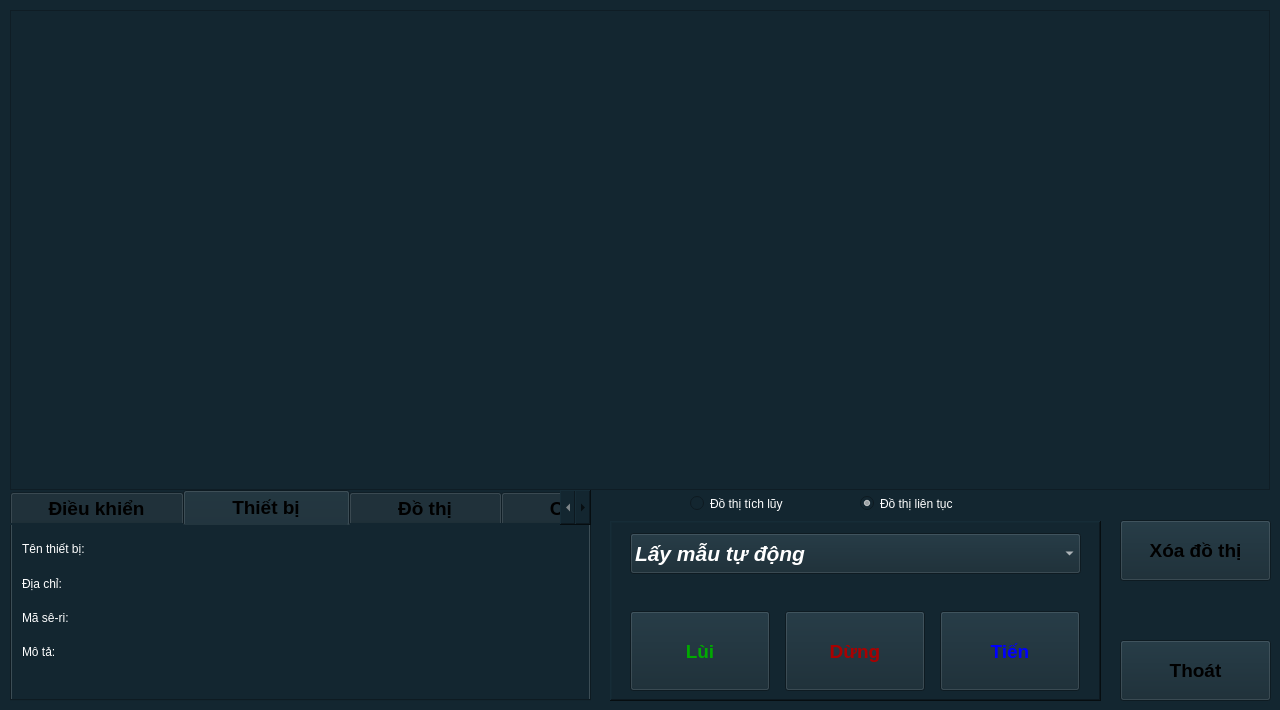
<?xml version="1.0" encoding="UTF-8"?>
<ui version="4.0">
 <class>Module_MOD0020</class>
 <widget class="QWidget" name="Module_MOD0020">
  <property name="geometry">
   <rect>
    <x>0</x>
    <y>0</y>
    <width>1280</width>
    <height>710</height>
   </rect>
  </property>
  <property name="windowIcon">
   <iconset resource="../image.qrc">
    <normaloff>:/image/TST0020_Icon.jpg</normaloff>:/image/TST0020_Icon.jpg</iconset>
  </property>
  <property name="styleSheet">
   <string notr="true">background-color: #132630;</string>
  </property>
  <widget class="QFrame" name="frame_Chart">
   <property name="geometry">
    <rect>
     <x>10</x>
     <y>10</y>
     <width>1260</width>
     <height>480</height>
    </rect>
   </property>
   <property name="frameShape">
    <enum>QFrame::StyledPanel</enum>
   </property>
   <property name="frameShadow">
    <enum>QFrame::Raised</enum>
   </property>
  </widget>
  <widget class="QPushButton" name="pushButton_ClearChart">
   <property name="geometry">
    <rect>
     <x>1120</x>
     <y>520</y>
     <width>151</width>
     <height>61</height>
    </rect>
   </property>
   <property name="font">
    <font>
     <pointsize>14</pointsize>
     <weight>75</weight>
     <bold>true</bold>
    </font>
   </property>
   <property name="text">
    <string>Xóa đồ thị</string>
   </property>
  </widget>
  <widget class="QTabWidget" name="tabWidget">
   <property name="geometry">
    <rect>
     <x>10</x>
     <y>490</y>
     <width>581</width>
     <height>211</height>
    </rect>
   </property>
   <property name="font">
    <font>
     <pointsize>14</pointsize>
     <weight>75</weight>
     <bold>true</bold>
    </font>
   </property>
   <property name="currentIndex">
    <number>1</number>
   </property>
   <widget class="QWidget" name="tab_Infor_2">
    <attribute name="title">
     <string>     Điều khiển     </string>
    </attribute>
    <widget class="QWidget" name="verticalLayoutWidget_6">
     <property name="geometry">
      <rect>
       <x>320</x>
       <y>10</y>
       <width>128</width>
       <height>92</height>
      </rect>
     </property>
     <layout class="QVBoxLayout" name="verticalLayout_6">
      <item>
       <widget class="QLabel" name="label_10">
        <property name="font">
         <font>
          <weight>75</weight>
          <bold>true</bold>
         </font>
        </property>
        <property name="styleSheet">
         <string notr="true">color: rgb(255, 255, 255);</string>
        </property>
        <property name="text">
         <string>Giá trị lớn nhất:</string>
        </property>
       </widget>
      </item>
      <item>
       <widget class="QLabel" name="label_14">
        <property name="font">
         <font>
          <weight>75</weight>
          <bold>true</bold>
         </font>
        </property>
        <property name="styleSheet">
         <string notr="true">color: rgb(255, 255, 255);</string>
        </property>
        <property name="text">
         <string>Giá trị trung bình:</string>
        </property>
       </widget>
      </item>
      <item>
       <widget class="QLabel" name="label_18">
        <property name="font">
         <font>
          <weight>75</weight>
          <bold>true</bold>
         </font>
        </property>
        <property name="styleSheet">
         <string notr="true">color: rgb(255, 255, 255);</string>
        </property>
        <property name="text">
         <string>Giá trị nhỏ nhất::</string>
        </property>
       </widget>
      </item>
     </layout>
    </widget>
    <widget class="QWidget" name="verticalLayoutWidget_7">
     <property name="geometry">
      <rect>
       <x>460</x>
       <y>10</y>
       <width>101</width>
       <height>92</height>
      </rect>
     </property>
     <layout class="QVBoxLayout" name="verticalLayout_7">
      <item>
       <widget class="QLabel" name="label_ValueMax_2">
        <property name="font">
         <font>
          <pointsize>14</pointsize>
          <weight>75</weight>
          <bold>true</bold>
         </font>
        </property>
        <property name="styleSheet">
         <string notr="true">color: rgb(170, 0, 0);</string>
        </property>
        <property name="text">
         <string>0</string>
        </property>
       </widget>
      </item>
      <item>
       <widget class="QLabel" name="label_ValueAvg_2">
        <property name="font">
         <font>
          <pointsize>14</pointsize>
          <weight>75</weight>
          <bold>true</bold>
         </font>
        </property>
        <property name="styleSheet">
         <string notr="true">color: rgb(255, 255, 255);</string>
        </property>
        <property name="text">
         <string>0</string>
        </property>
       </widget>
      </item>
      <item>
       <widget class="QLabel" name="label_ValueMin_2">
        <property name="font">
         <font>
          <pointsize>14</pointsize>
          <weight>75</weight>
          <bold>true</bold>
         </font>
        </property>
        <property name="styleSheet">
         <string notr="true">color: rgb(0, 170, 0);</string>
        </property>
        <property name="text">
         <string>0</string>
        </property>
       </widget>
      </item>
     </layout>
    </widget>
    <widget class="QLCDNumber" name="lcdNumber_Test">
     <property name="geometry">
      <rect>
       <x>20</x>
       <y>10</y>
       <width>281</width>
       <height>51</height>
      </rect>
     </property>
     <property name="styleSheet">
      <string notr="true">background-color: #132630;
color: rgb(255, 0, 0);</string>
     </property>
     <property name="frameShape">
      <enum>QFrame::WinPanel</enum>
     </property>
     <property name="lineWidth">
      <number>1</number>
     </property>
     <property name="smallDecimalPoint">
      <bool>false</bool>
     </property>
     <property name="digitCount">
      <number>7</number>
     </property>
     <property name="segmentStyle">
      <enum>QLCDNumber::Flat</enum>
     </property>
     <property name="value" stdset="0">
      <double>0.000000000000000</double>
     </property>
     <property name="intValue" stdset="0">
      <number>0</number>
     </property>
    </widget>
    <widget class="QPushButton" name="pushButton_Zero">
     <property name="geometry">
      <rect>
       <x>20</x>
       <y>110</y>
       <width>281</width>
       <height>51</height>
      </rect>
     </property>
     <property name="font">
      <font>
       <weight>75</weight>
       <bold>true</bold>
      </font>
     </property>
     <property name="text">
      <string>Thiết lập điểm 0 (Zero)</string>
     </property>
    </widget>
    <widget class="QLineEdit" name="lineEdit_RatioValue">
     <property name="geometry">
      <rect>
       <x>210</x>
       <y>70</y>
       <width>91</width>
       <height>30</height>
      </rect>
     </property>
     <property name="styleSheet">
      <string notr="true">background-color: rgb(255, 255, 255);</string>
     </property>
     <property name="text">
      <string>1</string>
     </property>
    </widget>
    <widget class="QLabel" name="label_11">
     <property name="geometry">
      <rect>
       <x>20</x>
       <y>70</y>
       <width>181</width>
       <height>26</height>
      </rect>
     </property>
     <property name="font">
      <font>
       <weight>75</weight>
       <bold>true</bold>
      </font>
     </property>
     <property name="styleSheet">
      <string notr="true">color: rgb(255, 255, 255);</string>
     </property>
     <property name="text">
      <string>Hệ số tỷ lệ (a) với  y = ax</string>
     </property>
    </widget>
   </widget>
   <widget class="QWidget" name="tab_4">
    <attribute name="title">
     <string>       Thiết bị       </string>
    </attribute>
    <widget class="QWidget" name="verticalLayoutWidget_8">
     <property name="geometry">
      <rect>
       <x>150</x>
       <y>10</y>
       <width>291</width>
       <height>101</height>
      </rect>
     </property>
     <layout class="QVBoxLayout" name="verticalLayout_8">
      <item>
       <widget class="QLabel" name="label_Name_2">
        <property name="styleSheet">
         <string notr="true">color: rgb(255, 255, 255);</string>
        </property>
        <property name="text">
         <string/>
        </property>
       </widget>
      </item>
      <item>
       <widget class="QLabel" name="label_Address_2">
        <property name="styleSheet">
         <string notr="true">color: rgb(255, 255, 255);</string>
        </property>
        <property name="text">
         <string/>
        </property>
       </widget>
      </item>
      <item>
       <widget class="QLabel" name="label_SerialNumber_2">
        <property name="styleSheet">
         <string notr="true">color: rgb(255, 255, 255);</string>
        </property>
        <property name="text">
         <string/>
        </property>
       </widget>
      </item>
     </layout>
    </widget>
    <widget class="QWidget" name="verticalLayoutWidget_9">
     <property name="geometry">
      <rect>
       <x>10</x>
       <y>10</y>
       <width>111</width>
       <height>131</height>
      </rect>
     </property>
     <layout class="QVBoxLayout" name="verticalLayout_9">
      <item>
       <widget class="QLabel" name="label_19">
        <property name="styleSheet">
         <string notr="true">color: rgb(255, 255, 255);</string>
        </property>
        <property name="text">
         <string>Tên thiết bị:</string>
        </property>
       </widget>
      </item>
      <item>
       <widget class="QLabel" name="label_20">
        <property name="styleSheet">
         <string notr="true">color: rgb(255, 255, 255);</string>
        </property>
        <property name="text">
         <string>Địa chỉ:</string>
        </property>
       </widget>
      </item>
      <item>
       <widget class="QLabel" name="label_21">
        <property name="styleSheet">
         <string notr="true">color: rgb(255, 255, 255);</string>
        </property>
        <property name="text">
         <string>Mã sê-ri:</string>
        </property>
       </widget>
      </item>
      <item>
       <widget class="QLabel" name="label_22">
        <property name="styleSheet">
         <string notr="true">color: rgb(255, 255, 255);</string>
        </property>
        <property name="text">
         <string>Mô tả:</string>
        </property>
       </widget>
      </item>
     </layout>
    </widget>
    <widget class="QWidget" name="verticalLayoutWidget_10">
     <property name="geometry">
      <rect>
       <x>150</x>
       <y>110</y>
       <width>291</width>
       <height>61</height>
      </rect>
     </property>
     <layout class="QVBoxLayout" name="verticalLayout_10">
      <item>
       <widget class="QLabel" name="label_Description_2">
        <property name="styleSheet">
         <string notr="true">color: rgb(255, 255, 255);</string>
        </property>
        <property name="text">
         <string/>
        </property>
        <property name="alignment">
         <set>Qt::AlignLeading|Qt::AlignLeft|Qt::AlignTop</set>
        </property>
       </widget>
      </item>
     </layout>
    </widget>
   </widget>
   <widget class="QWidget" name="tab_5">
    <attribute name="title">
     <string>       Đồ thị       </string>
    </attribute>
    <widget class="QLabel" name="label_23">
     <property name="geometry">
      <rect>
       <x>20</x>
       <y>10</y>
       <width>101</width>
       <height>22</height>
      </rect>
     </property>
     <property name="styleSheet">
      <string notr="true">color: rgb(255, 255, 255);</string>
     </property>
     <property name="text">
      <string>Trục Y - Thấp</string>
     </property>
    </widget>
    <widget class="QLabel" name="label_24">
     <property name="geometry">
      <rect>
       <x>150</x>
       <y>10</y>
       <width>91</width>
       <height>22</height>
      </rect>
     </property>
     <property name="styleSheet">
      <string notr="true">color: rgb(255, 255, 255);</string>
     </property>
     <property name="text">
      <string>Trục Y - Cao</string>
     </property>
    </widget>
    <widget class="QSpinBox" name="spinBox_AxisY_Range_Min_2">
     <property name="geometry">
      <rect>
       <x>20</x>
       <y>35</y>
       <width>91</width>
       <height>81</height>
      </rect>
     </property>
     <property name="styleSheet">
      <string notr="true">background-color: rgb(255, 255, 255);
color: rgb(0, 0, 0);</string>
     </property>
     <property name="minimum">
      <number>-9999999</number>
     </property>
     <property name="maximum">
      <number>9999999</number>
     </property>
     <property name="value">
      <number>-10</number>
     </property>
    </widget>
    <widget class="QSpinBox" name="spinBox_AxisY_Range_Max_2">
     <property name="geometry">
      <rect>
       <x>150</x>
       <y>35</y>
       <width>91</width>
       <height>81</height>
      </rect>
     </property>
     <property name="styleSheet">
      <string notr="true">background-color: rgb(255, 255, 255);
color: rgb(0, 0, 0);</string>
     </property>
     <property name="minimum">
      <number>-9999999</number>
     </property>
     <property name="maximum">
      <number>9999999</number>
     </property>
     <property name="value">
      <number>10</number>
     </property>
    </widget>
    <widget class="QLabel" name="label_25">
     <property name="geometry">
      <rect>
       <x>260</x>
       <y>10</y>
       <width>161</width>
       <height>22</height>
      </rect>
     </property>
     <property name="styleSheet">
      <string notr="true">color: rgb(255, 255, 255);</string>
     </property>
     <property name="text">
      <string>Số lượng mẫu (trục X):</string>
     </property>
    </widget>
    <widget class="QSpinBox" name="spinBox_AxitX_Range_Max_2">
     <property name="geometry">
      <rect>
       <x>280</x>
       <y>35</y>
       <width>111</width>
       <height>81</height>
      </rect>
     </property>
     <property name="styleSheet">
      <string notr="true">background-color: rgb(255, 255, 255);
color: rgb(0, 0, 0);</string>
     </property>
     <property name="minimum">
      <number>10</number>
     </property>
     <property name="maximum">
      <number>1000</number>
     </property>
     <property name="value">
      <number>100</number>
     </property>
    </widget>
    <widget class="QPushButton" name="pushButton_SetConfigChart_2">
     <property name="geometry">
      <rect>
       <x>20</x>
       <y>124</y>
       <width>371</width>
       <height>41</height>
      </rect>
     </property>
     <property name="font">
      <font>
       <weight>75</weight>
       <bold>true</bold>
      </font>
     </property>
     <property name="text">
      <string>Cài đặt đồ thị</string>
     </property>
    </widget>
   </widget>
   <widget class="QWidget" name="tab_6">
    <attribute name="title">
     <string>       Cài đặt       </string>
    </attribute>
    <widget class="QLabel" name="label_26">
     <property name="geometry">
      <rect>
       <x>260</x>
       <y>115</y>
       <width>41</width>
       <height>22</height>
      </rect>
     </property>
     <property name="styleSheet">
      <string notr="true">color: rgb(255, 255, 255);</string>
     </property>
     <property name="text">
      <string>(ms)</string>
     </property>
    </widget>
    <widget class="QLineEdit" name="lineEdit_Calib1_2">
     <property name="geometry">
      <rect>
       <x>170</x>
       <y>50</y>
       <width>81</width>
       <height>30</height>
      </rect>
     </property>
     <property name="styleSheet">
      <string notr="true">background-color: rgb(255, 255, 255);</string>
     </property>
    </widget>
    <widget class="QLabel" name="label_27">
     <property name="geometry">
      <rect>
       <x>261</x>
       <y>54</y>
       <width>31</width>
       <height>22</height>
      </rect>
     </property>
     <property name="styleSheet">
      <string notr="true">color: rgb(255, 255, 255);</string>
     </property>
     <property name="text">
      <string>(N)</string>
     </property>
    </widget>
    <widget class="QLabel" name="label_28">
     <property name="geometry">
      <rect>
       <x>40</x>
       <y>54</y>
       <width>121</width>
       <height>22</height>
      </rect>
     </property>
     <property name="styleSheet">
      <string notr="true">color: rgb(255, 255, 255);</string>
     </property>
     <property name="text">
      <string>Giá trị đo chuẩn :</string>
     </property>
    </widget>
    <widget class="QLabel" name="label_29">
     <property name="geometry">
      <rect>
       <x>20</x>
       <y>115</y>
       <width>211</width>
       <height>22</height>
      </rect>
     </property>
     <property name="styleSheet">
      <string notr="true">color: rgb(255, 255, 255);</string>
     </property>
     <property name="text">
      <string>Thời gian lấy mẫu :</string>
     </property>
    </widget>
    <widget class="QPushButton" name="pushButton_SetSampleTime_2">
     <property name="geometry">
      <rect>
       <x>300</x>
       <y>110</y>
       <width>111</width>
       <height>31</height>
      </rect>
     </property>
     <property name="text">
      <string>Cài đặt</string>
     </property>
    </widget>
    <widget class="QPushButton" name="pushButton_Calib_2">
     <property name="geometry">
      <rect>
       <x>300</x>
       <y>50</y>
       <width>111</width>
       <height>30</height>
      </rect>
     </property>
     <property name="text">
      <string>Hiệu chuẩn</string>
     </property>
    </widget>
    <widget class="QSpinBox" name="spinBox_SampleTime_2">
     <property name="geometry">
      <rect>
       <x>170</x>
       <y>100</y>
       <width>81</width>
       <height>61</height>
      </rect>
     </property>
     <property name="styleSheet">
      <string notr="true">background-color: rgb(255, 255, 255);
color: rgb(0, 0, 0);</string>
     </property>
     <property name="minimum">
      <number>10</number>
     </property>
     <property name="maximum">
      <number>9999999</number>
     </property>
     <property name="value">
      <number>100</number>
     </property>
    </widget>
    <widget class="QLabel" name="label_30">
     <property name="geometry">
      <rect>
       <x>20</x>
       <y>20</y>
       <width>141</width>
       <height>22</height>
      </rect>
     </property>
     <property name="styleSheet">
      <string notr="true">color: rgb(255, 255, 255);</string>
     </property>
     <property name="text">
      <string>Hiệu chuẩn thiết bị.</string>
     </property>
    </widget>
    <widget class="Line" name="line_2">
     <property name="geometry">
      <rect>
       <x>20</x>
       <y>80</y>
       <width>391</width>
       <height>16</height>
      </rect>
     </property>
     <property name="orientation">
      <enum>Qt::Horizontal</enum>
     </property>
    </widget>
   </widget>
  </widget>
  <widget class="QRadioButton" name="radioButton_Continuously">
   <property name="geometry">
    <rect>
     <x>860</x>
     <y>490</y>
     <width>141</width>
     <height>27</height>
    </rect>
   </property>
   <property name="styleSheet">
    <string notr="true">color: rgb(255, 255, 255);</string>
   </property>
   <property name="text">
    <string>Đồ thị liên tục</string>
   </property>
   <property name="checked">
    <bool>true</bool>
   </property>
  </widget>
  <widget class="QFrame" name="frame">
   <property name="geometry">
    <rect>
     <x>610</x>
     <y>521</y>
     <width>491</width>
     <height>180</height>
    </rect>
   </property>
   <property name="styleSheet">
    <string notr="true">background-color: #132630;</string>
   </property>
   <property name="frameShape">
    <enum>QFrame::WinPanel</enum>
   </property>
   <property name="frameShadow">
    <enum>QFrame::Raised</enum>
   </property>
   <widget class="QPushButton" name="pushButton_Previous_2">
    <property name="geometry">
     <rect>
      <x>20</x>
      <y>90</y>
      <width>140</width>
      <height>80</height>
     </rect>
    </property>
    <property name="font">
     <font>
      <pointsize>14</pointsize>
      <weight>75</weight>
      <bold>true</bold>
     </font>
    </property>
    <property name="styleSheet">
     <string notr="true">color: rgb(0, 170, 0);</string>
    </property>
    <property name="text">
     <string>Lùi</string>
    </property>
   </widget>
   <widget class="QPushButton" name="pushButton_Stop_2">
    <property name="geometry">
     <rect>
      <x>175</x>
      <y>90</y>
      <width>140</width>
      <height>80</height>
     </rect>
    </property>
    <property name="font">
     <font>
      <pointsize>14</pointsize>
      <weight>75</weight>
      <bold>true</bold>
     </font>
    </property>
    <property name="styleSheet">
     <string notr="true">color: rgb(170, 0, 0);</string>
    </property>
    <property name="text">
     <string>Dừng</string>
    </property>
   </widget>
   <widget class="QPushButton" name="pushButton_Next_2">
    <property name="geometry">
     <rect>
      <x>330</x>
      <y>90</y>
      <width>140</width>
      <height>80</height>
     </rect>
    </property>
    <property name="font">
     <font>
      <pointsize>14</pointsize>
      <weight>75</weight>
      <bold>true</bold>
     </font>
    </property>
    <property name="styleSheet">
     <string notr="true">color: rgb(0, 0, 255);</string>
    </property>
    <property name="text">
     <string>Tiến</string>
    </property>
   </widget>
   <widget class="QComboBox" name="comboBox_SelectSample_2">
    <property name="geometry">
     <rect>
      <x>20</x>
      <y>12</y>
      <width>451</width>
      <height>41</height>
     </rect>
    </property>
    <property name="font">
     <font>
      <pointsize>16</pointsize>
      <weight>75</weight>
      <italic>true</italic>
      <bold>true</bold>
     </font>
    </property>
    <property name="layoutDirection">
     <enum>Qt::LeftToRight</enum>
    </property>
    <property name="styleSheet">
     <string notr="true">color: rgb(255, 255, 255);</string>
    </property>
    <property name="editable">
     <bool>false</bool>
    </property>
    <item>
     <property name="text">
      <string>Lấy mẫu tự động</string>
     </property>
    </item>
    <item>
     <property name="text">
      <string>Lấy mẫu khi động cơ chạy &quot;tiến&quot;</string>
     </property>
    </item>
    <item>
     <property name="text">
      <string>Lấy mẫu so sánh (3 đường đồ thị)</string>
     </property>
    </item>
   </widget>
  </widget>
  <widget class="QPushButton" name="pushButton_Cancel">
   <property name="geometry">
    <rect>
     <x>1120</x>
     <y>640</y>
     <width>151</width>
     <height>61</height>
    </rect>
   </property>
   <property name="font">
    <font>
     <pointsize>14</pointsize>
     <weight>75</weight>
     <bold>true</bold>
    </font>
   </property>
   <property name="text">
    <string>Thoát</string>
   </property>
  </widget>
  <widget class="QRadioButton" name="radioButton_Accumulation">
   <property name="geometry">
    <rect>
     <x>690</x>
     <y>490</y>
     <width>141</width>
     <height>27</height>
    </rect>
   </property>
   <property name="styleSheet">
    <string notr="true">color: rgb(255, 255, 255);</string>
   </property>
   <property name="text">
    <string>Đồ thị tích lũy</string>
   </property>
   <property name="checked">
    <bool>false</bool>
   </property>
  </widget>
 </widget>
 <resources>
  <include location="../image.qrc"/>
 </resources>
 <connections/>
</ui>
